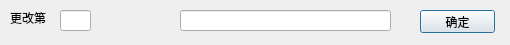
<?xml version="1.0" encoding="UTF-8"?>
<ui version="4.0">
 <class>ChangeDlg</class>
 <widget class="QDialog" name="ChangeDlg">
  <property name="geometry">
   <rect>
    <x>0</x>
    <y>0</y>
    <width>510</width>
    <height>45</height>
   </rect>
  </property>
  <property name="windowTitle">
   <string>更改号码</string>
  </property>
  <widget class="QLineEdit" name="leditNum">
   <property name="geometry">
    <rect>
     <x>60</x>
     <y>10</y>
     <width>31</width>
     <height>21</height>
    </rect>
   </property>
  </widget>
  <widget class="QLineEdit" name="leditPhoneNum">
   <property name="geometry">
    <rect>
     <x>180</x>
     <y>10</y>
     <width>211</width>
     <height>21</height>
    </rect>
   </property>
  </widget>
  <widget class="QLabel" name="label">
   <property name="geometry">
    <rect>
     <x>10</x>
     <y>10</y>
     <width>36</width>
     <height>16</height>
    </rect>
   </property>
   <property name="text">
    <string>更改第</string>
   </property>
  </widget>
  <widget class="QWidget" name="layoutWidget">
   <property name="geometry">
    <rect>
     <x>100</x>
     <y>10</y>
     <width>62</width>
     <height>14</height>
    </rect>
   </property>
   <layout class="QHBoxLayout" name="horizontalLayout">
    <item>
     <widget class="QLabel" name="label_2">
      <property name="text">
       <string>号， </string>
      </property>
     </widget>
    </item>
    <item>
     <widget class="QLabel" name="label_3">
      <property name="text">
       <string>改为</string>
      </property>
     </widget>
    </item>
   </layout>
  </widget>
  <widget class="QPushButton" name="btnOK">
   <property name="geometry">
    <rect>
     <x>420</x>
     <y>10</y>
     <width>75</width>
     <height>23</height>
    </rect>
   </property>
   <property name="text">
    <string>确定</string>
   </property>
  </widget>
 </widget>
 <layoutdefault spacing="6" margin="11"/>
 <resources/>
 <connections/>
</ui>
